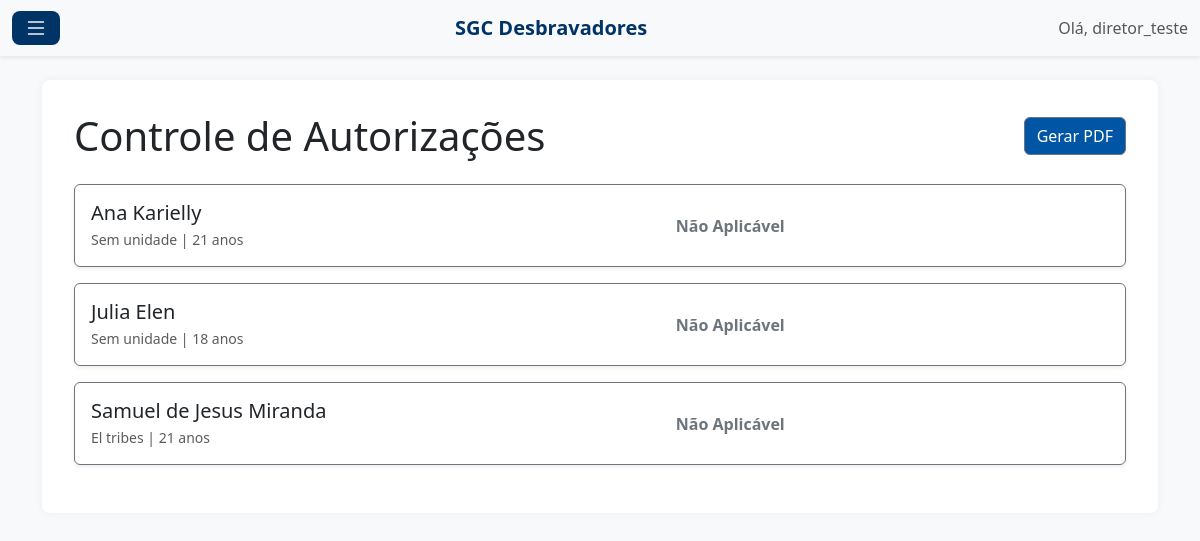
Page /autorizacoes/ (signed in) on the committed database.
### cadastros/models.py (models this page shows, shortened)
class Membro(models.Model):
    CARGO_CHOICES = [
        ('DIR', 'Diretor'), ('ASCM', 'Diretor Associado'), ('ASCF', 'Diretora Associada'),
        ('SEC', 'Secretário(a)'), ('TES', 'Tesoureiro(a)'), ('CONS', 'Conselheiro(a)'),
        ('CSAS', 'Conselheiro(a) Associado(a)'), ('CAPC', 'Capelão(a) do Clube'),
        ('CAPU', 'Capitão(a) de Unidade'), ('SECU', 'Secretário(a) de Unidade'),
        ('TESU', 'Tesoureiro(a) de Unidade'), ('CAPUN', 'Capelão(a) de Unidade'),
        ('DBV', 'Desbravador(a)'),
    ]
    SEXO_CHOICES = (('M', 'Masculino'), ('F', 'Feminino'),)
    user = models.OneToOneField(User, on_delete=models.SET_NULL, null=True, blank=True, verbose_name="Usuário de Login")
    nome_completo = models.CharField(max_length=255)
    sexo = models.CharField(max_length=1, choices=SEXO_CHOICES)
    cargo = models.CharField(max_length=5, choices=CARGO_CHOICES)
    data_nascimento = models.DateField()
    nome_responsavel = models.CharField(max_length=255, blank=True)
    telefone_responsavel = models.CharField(max_length=15, blank=True)
    email_responsavel = models.EmailField(blank=True, null=True)
    unidade = models.ForeignKey(Unidade, on_delete=models.SET_NULL, null=True, blank=True)
    classe_atual = models.ForeignKey(Classe, on_delete=models.SET_NULL, null=True, blank=True, related_name= 'desbravadores_na_classe')
    especialidades_conquistadas = models.ManyToManyField(Especialidade, through='MembroEspecialidadeConquistada', blank=True)
    classes_conquistadas = models.ManyToManyField(Classe, through='MembroClasseConquistada', blank=True, related_name='concluintes')
    data_cadastro = models.DateTimeField(default=timezone.now)
    ativo = models.BooleanField(default=True)
    @property
    def idade(self):
        if not self.data_nascimento:
            return None # Retorna None se não houver data de nascimento
        hoje = datetime.date.today()
        nascimento = self.data_nascimento
        return hoje.year - nascimento.year - ((hoje.month, hoje.day) < (nascimento.month, nascimento.day))

class Unidade(models.Model):
    SEXO_CHOICES = (
        ('M', 'Masculina'),
        ('F', 'Feminina'),
    )
    nome = models.CharField(max_length=100)
    sexo = models.CharField(max_length=1, choices=SEXO_CHOICES, verbose_name="Sexo da Unidade")
    grito_de_guerra = models.TextField(blank=True, null=True)

### cadastros/views.py (the view)
# urls.py: path('autorizacoes/', views.lista_autorizacoes, name='lista_autorizacoes'),
@login_required
def lista_autorizacoes(request):
    membros = Membro.objects.filter(ativo=True).order_by('nome_completo')
    contexto = {
        'membros': membros,
    }
    return render(request, 'cadastros/lista_autorizacoes.html', contexto)

### cadastros/templates/cadastros/lista_autorizacoes.html (shortened to what this page needs)
{% extends 'cadastros/base.html' %}
{% block content %}
 <div class="d-flex justify-content-between align-items-center mb-4">
     <h1 class="mb-0">Controle de Autorizações</h1>
     <a href="{% url 'gerar_pdf_autorizacoes' %}" class="btn btn-secondary" style="background-color: #0055a4;">Gerar PDF</a>
 </div>
{% for membro in membros %}
    {% if membro.idade >= 18 %}
        {% with status_class='border-secondary' text_class='text-secondary' status_text='Não Aplicável' %}
            {% include 'partials/autorizacao_card_bootstrap.html' %}
        {% endwith %}
    {% endif %}
{% empty %}
    <p>Nenhum membro ativo cadastrado.</p>
{% endfor %}
{% endblock %}

### cadastros/templates/cadastros/base.html (shortened to what this page needs)
{% load static %}
<!DOCTYPE html>
<html lang="pt-br">
<head>
    <link href="https://cdn.jsdelivr.net/npm/bootstrap@5.3.3/dist/css/bootstrap.min.css" rel="stylesheet">
    <link rel="stylesheet" href="https://cdn.jsdelivr.net/npm/bootstrap-icons@1.11.3/font/bootstrap-icons.min.css">
</head>
<body>
    <nav class="navbar navbar-light bg-light shadow-sm">
        <div class="container-fluid">
            {% if user.is_authenticated %}
                <button class="btn btn-menu-toggle" type="button" data-bs-toggle="offcanvas" data-bs-target="#sidebarMenu" aria-controls="sidebarMenu">
                    <i class="bi bi-list"></i>
                </button>
            {% else %}
                <span></span> {% endif %}
            <a class="navbar-brand fw-bold" style="color: #003366;" href="{% if user.is_authenticated %}{% url 'lista_membros' %}{% else %}{% url 'login' %}{% endif %}">SGC Desbravadores</a>
            <div>
                {% if user.is_authenticated %}
                    <span class="navbar-text">
                        Olá, {{ user.username }}
                    </span>
                {% else %}
                    <a href="{% url 'login' %}" class="btn btn-outline-primary">Login</a>
                {% endif %}
            </div>
        </div>
    </nav>
    <main class="container mt-4">
        <div class="content">
            {% block content %}
            {% endblock %}
        </div>
    </main>
</body>
</html>

### cadastros/templates/partials/autorizacao_card_bootstrap.html (shortened to what this page needs)
<div class="card shadow-sm mb-3 {{ status_class }}">
    <div class="card-body">
        <div class="row align-items-center">
            <div class="col-md-6">
                <h5 class="card-title mb-1">{{ membro.nome_completo }}</h5>
                <p class="card-text text-muted small">{{ membro.unidade.nome|default:"Sem unidade" }} | {{ membro.idade }} anos</p>
            </div>
            <div class="col-md-3 text-md-center">
                <span class="fw-bold {{ text_class }}">{{ status_text }}</span>
            </div>
        </div>
    </div>
</div>

### cadastros/templates/cadastros/base.html (style rules this page uses)
body { background-color: #f8f9fa; }
.content { background-color: white; padding: 2rem; border-radius: 8px; box-shadow: 0 0 10px rgba(0,0,0,0.05); }
.btn-menu-toggle { background-color: #003366; color: white; border: none; font-size: 1.5rem; padding: 5px 12px; line-height: 1; border-radius: 8px; transition: transform 0.2s ease-in-out, box-shadow 0.2s ease-in-out; }

### rows in the picture
Membro: nome_completo "Ana Karielly", unidade.nome "Sem unidade", idade "21", status_text "Não Aplicável"
Membro: nome_completo "Julia Elen", unidade.nome "Sem unidade", idade "18", status_text "Não Aplicável"
Membro: nome_completo "Samuel de Jesus Miranda", unidade.nome "El tribes", idade "21", status_text "Não Aplicável"

### other values in the picture
{{ user.username }} "diretor_teste"
